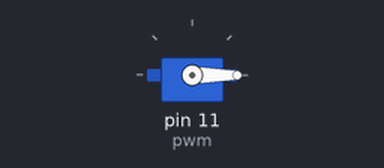
The program below on a simulated Raspberry Pi (header pin numbers). Shown: servo. Servo angles are drawn from the pulse width (0.5 ms = 0°, 2.5 ms = 180°). At 5.0 s the program stops and its outputs stay as they are.

Above: at 0.1 s.
At 2.1 s:
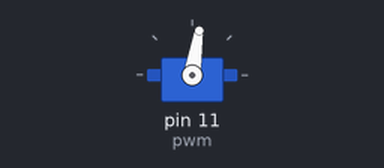
Timing chart, 0 to 5.5 s (numbered marks = the images above):
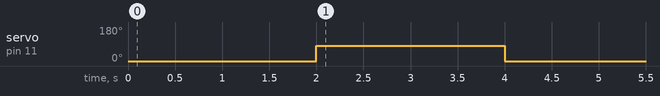

The program:

servoTest.py
```python
import RPi.GPIO as GPIO
from time import sleep

GPIO.setmode(GPIO.BOARD)
GPIO.setup(11, GPIO.OUT)
pwm=GPIO.PWM(11, 50)
pwm.start(0)

def SetAngle(angle):
	duty = angle / 18 + 2
	GPIO.output(11, True)
	pwm.ChangeDutyCycle(duty)
	sleep(1)
	GPIO.output(11, False)
	pwm.ChangeDutyCycle(0)

SetAngle(0)
sleep(1)
SetAngle(90)
sleep(1)
SetAngle(0)

pwm.stop()
GPIO.cleanup()
```

Measured:
- by itself, servo on pin 11 (pwm): 0° → 81° at 2.0 s, → 0° 2.0 s later
